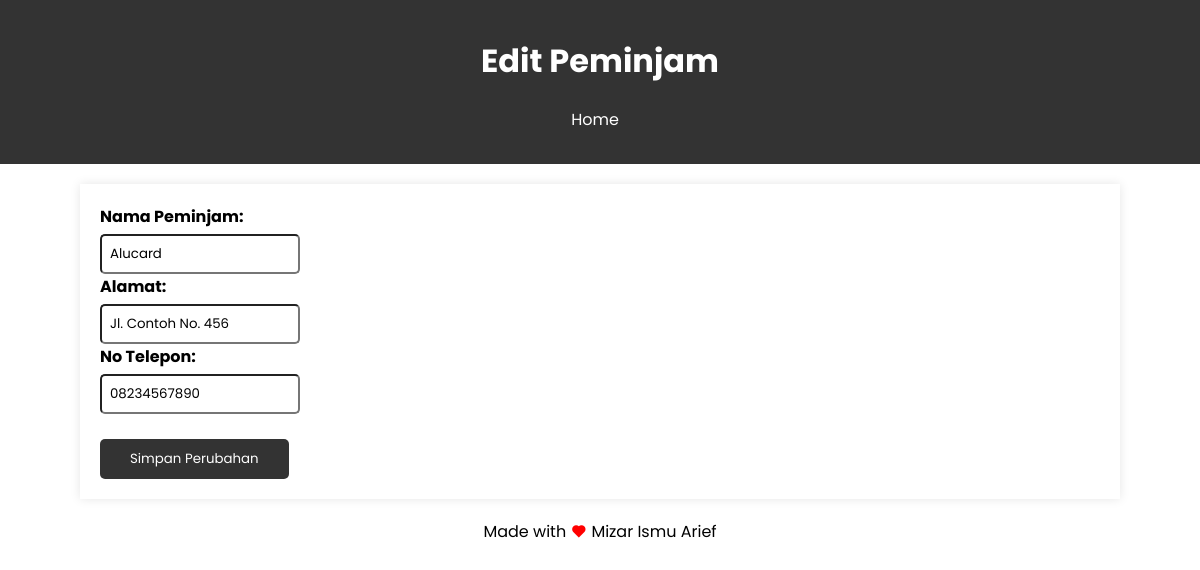
Page /peminjam/edit_peminjam.php?id=2 on the committed database.
### tables this page shows
CREATE TABLE `peminjam` (
  `PeminjamID` int(11) NOT NULL,
  `NamaPeminjam` varchar(255) NOT NULL,
  `Alamat` varchar(255) DEFAULT NULL,
  `NoTelepon` varchar(15) DEFAULT NULL
);

### peminjam/edit_peminjam.php (the view, shortened to what this page needs)
<!DOCTYPE html>
<html lang="en">
<head>
    <link rel="stylesheet" href="../css/styles.css">
    <link href="https://cdn.jsdelivr.net/npm/remixicon@4.1.0/fonts/remixicon.css" rel="stylesheet" />
</head>
<body>
    <header>
        <h1>Edit Peminjam</h1>
        <nav>
            <ul>
                <li><a href="../index.php">Home</a></li>
            </ul>
        </nav>
    </header>
    <section>
        <?php
        include('../config/koneksi.php');
        if (isset($_GET['id'])) {
            $PeminjamID = $_GET['id'];
            $queryEdit = "SELECT * FROM peminjam WHERE PeminjamID = $PeminjamID";
            $resultEdit = mysqli_query($koneksi, $queryEdit);
            if (mysqli_num_rows($resultEdit) == 1) {
                $rowEdit = mysqli_fetch_assoc($resultEdit);
        ?>
                <form action="proses_edit_peminjam.php" method="POST" class="edit-form">
                    <label for="NamaPeminjam">Nama Peminjam:</label>
                    <input type="text" id="NamaPeminjam" name="NamaPeminjam" value="<?php echo $rowEdit['NamaPeminjam']; ?>" required>
                    <label for="Alamat">Alamat:</label>
                    <input type="text" id="Alamat" name="Alamat" value="<?php echo $rowEdit['Alamat']; ?>">
                    <label for="NoTelepon">No Telepon:</label>
                    <input type="text" id="NoTelepon" name="NoTelepon" value="<?php echo $rowEdit['NoTelepon']; ?>">
                    <div><br></div>
                    <div>
                        <button type="submit">Simpan Perubahan</button>
                    </div>
                </form>
        <?php
            } else {
                echo "Data buku tidak ditemukan.";
            }
        } else {
            header("Location: peminjam.php");
            exit();
        }
        ?>
    </section>
    <div class="footer-love">
        <p>Made with <i class="ri-heart-fill"></i> Mizar Ismu Arief</p>
    </div>
</body>
</html>

### css/styles.css (style rules this page uses)
* { font-family: 'Poppins', sans-serif; }
body { margin: 0; padding: 0; }
header { background-color: #333; color: #fff; text-align: center; padding: 1em 0; }
nav ul { list-style-type: none; padding: 0; display: flex; justify-content: center; }
nav li { margin-right: 20px; }
nav a { text-decoration: none; color: #fff; }
section { max-width: 800px; margin: 20px auto; padding: 20px; box-shadow: 0 0 10px rgba(0, 0, 0, 0.1); }
.footer-love p { text-align: center; }
.ri-heart-fill { color: red; }
body { font-family: Arial, sans-serif; margin: 0; padding: 0; }
nav li { margin-right: 10px; }
section { max-width: 1000px; margin: 20px auto; padding: 20px; box-shadow: 0 0 10px rgba(0, 0, 0, 0.1); }
label { display: block; margin-bottom: 5px; font-weight: bold; }
input { width: 100%; padding: 8px; box-sizing: border-box; border-radius: 5px; }
button { background-color: #333; color: #fff; padding: 10px 30px; border: none; cursor: pointer; border-radius: 5px; }
label { margin-right: 10px; }
input { width: 200px; padding: 8px; box-sizing: border-box; }

### rows in the picture
peminjam: NamaPeminjam "Alucard", Alamat "Jl. Contoh No. 456", NoTelepon "08234567890"
